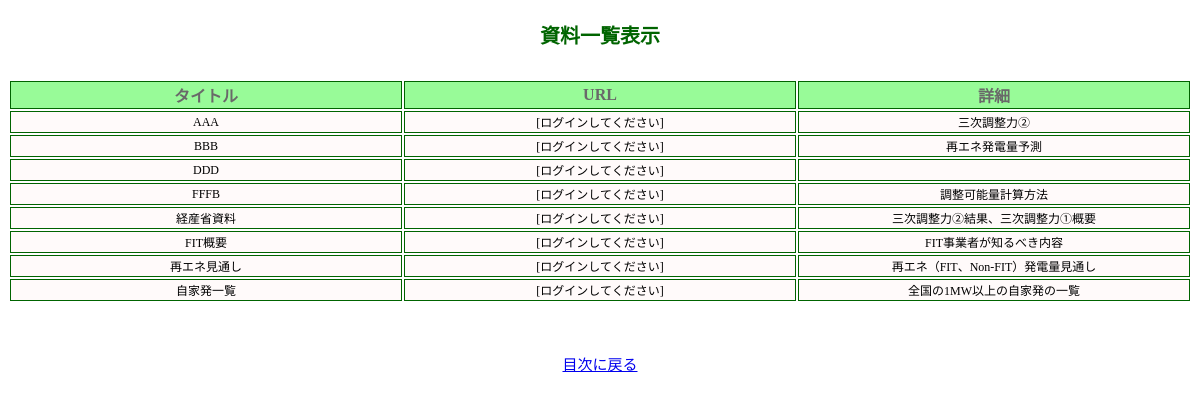
/select_limited.php, run on the app's committed database.
### tables this page shows
CREATE TABLE `gs_bm_table` (
  `id` int(12) NOT NULL,
  `title` varchar(64) NOT NULL,
  `url` text NOT NULL,
  `details` text NOT NULL,
  `tag` text NOT NULL,
  `indate` datetime NOT NULL,
  `update` text,
  `delete` text
);

### funcs.php (called while the page is built, shortened)
<?php
function h($str)
{
    return htmlspecialchars($str, ENT_QUOTES);
}
?>

### select_limited.php (the view, shortened to what this page needs)
<?php
require_once('funcs.php');
$pdo = db_conn();
$stmt = $pdo->prepare("SELECT * FROM gs_bm_table");
$status = $stmt->execute();
$view="";
if ($status == false) {
    sql_error($status);
} else {
    while ($result = $stmt->fetch(PDO::FETCH_ASSOC)){
        $view .= "<tr>";
        $view .= "<td>".h($result['title']).'</td><td>'.'[ログインしてください]'.'</td><td>'.h($result['details']);
        $view .= "</tr>";
    }
}
?>
<!DOCTYPE html>
<html lang="ja">
<head>
    <link rel="stylesheet" href="css/style.css">
</head>
<body>
<p class="summary">資料一覧表示</p>
<table class="result">
    <tr>
    <th>タイトル</th>
    <th>URL</th>
	<th>詳細</th>
    </tr>
    <?= $view ?>
</table>
<p class="return"><a href="index.php">目次に戻る</a></p>
</body>
</html>

### css/style.css (style rules this page uses)
.summary { max-width:1200px; font-size: 20px; color:#006400; font-weight:bold; text-align: center; }
.result { max-width:1200px; }
table { max-width: 1000px; margin:auto; margin-top:30px; }
th { width:10%; font-size:16px; color:#696969; background-color:#98fb98; border:1px solid #006400; text-align: center; }
td { font-size:12px; color:#000000; background-color:#fffafa; border:1px solid #006400; text-align: center; }
.return { max-width:1200px; font-size: 15px; text-align: center; margin-top: 50px; }

### data on the page
gs_bm_table: title "AAA", details "三次調整力②"
gs_bm_table: title "BBB", details "再エネ発電量予測"
gs_bm_table: title "DDD"
gs_bm_table: title "FFFB", details "調整可能量計算方法"
gs_bm_table: title "経産省資料", details "三次調整力②結果、三次調整力①概要"
gs_bm_table: title "FIT概要", details "FIT事業者が知るべき内容"
gs_bm_table: title "再エネ見通し", details "再エネ（FIT、Non-FIT）発電量見通し"
gs_bm_table: title "自家発一覧", details "全国の1MW以上の自家発の一覧"
